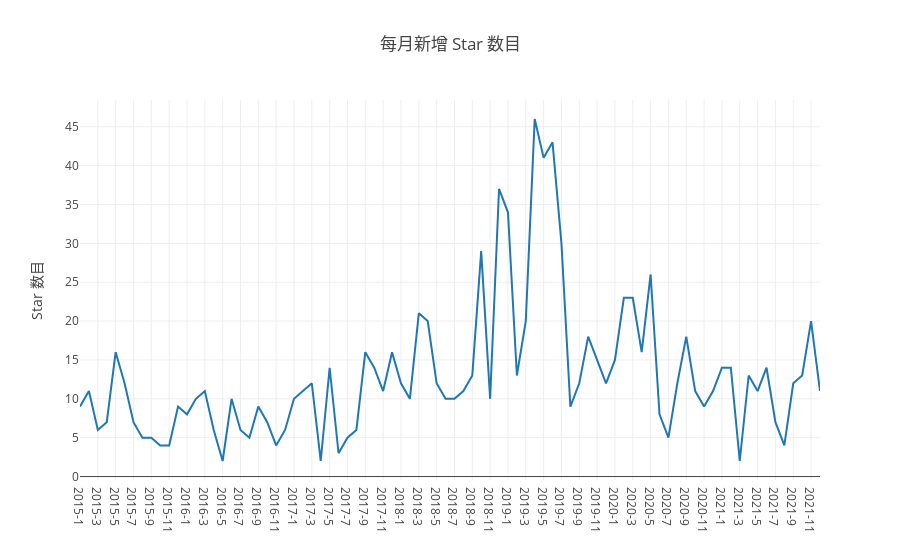

The code cell stored with this chart in its notebook:
### Code cell
// 1.1 每月新增 Star 数
query(
    `
    select time, stars
    from 
    (select max(repo_stargazers_count)-min(repo_stargazers_count) as stars ,
    concat(toString(toYear(created_at)),'-',toString(toMonth(created_at))) as time
    from github_log.events
    where repo_id=${my_repo_id} and type in ('PullRequestEvent', 'PullRequestReviewCommentEvent') 
    and toYear(created_at) >=${startYear} and toYear(created_at) <= ${endYear}
    group by toYear(created_at),toMonth(created_at)
    order by toYear(created_at),toMonth(created_at))
    `
    ).then(data => {
    var stars = [], time = [], table = [];
        data.forEach(d=>{
        table.push({'时间':d.time, '新增 Star 数':parseInt(d.stars)});
            stars.push(d.stars);
            time.push(d.time)
        })
    console.table(table);
    openDigger.render.plotly([
        {x: time, y: stars, mode:'scatter', name:'Star'}, 
    ], {
        title: '每月新增 Star 数目',
        yaxis: { title: 'Star 数目'},
        xaxis: {type: 'category'}
    });
});

### Figure 1 — Plotly figure (JSON) as saved in the notebook; plotly's stock layout.template omitted (floating-point values rounded to 4 significant figures)
{"data": [{"mode": "scatter", "name": "Star", "x": ["2015-1", "2015-2", "2015-3", "2015-4", "2015-5", "2015-6", "2015-7", "2015-8", "2015-9", "2015-10", "2015-11", "2015-12", "2016-1", "2016-2", "2016-3", "2016-4", "2016-5", "2016-6", "2016-7", "2016-8", "2016-9", "2016-10", "2016-11", "2016-12", "2017-1", "2017-2", "2017-3", "2017-4", "2017-5", "2017-6", "2017-7", "2017-8", "2017-9", "2017-10", "2017-11", "2017-12", "2018-1", "2018-2", "2018-3", "2018-4", "2018-5", "2018-6", "2018-7", "2018-8", "2018-9", "2018-10", "2018-11", "2018-12", "2019-1", "2019-2", "2019-3", "2019-4", "2019-5", "2019-6", "2019-7", "2019-8", "2019-9", "2019-10", "2019-11", "2019-12", "2020-1", "2020-2", "2020-3", "2020-4", "2020-5", "2020-6", "2020-7", "2020-8", "2020-9", "2020-10", "2020-11", "2020-12", "2021-1", "2021-2", "2021-3", "2021-4", "2021-5", "2021-6", "2021-7", "2021-8", "2021-9", "2021-10", "2021-11", "2021-12"], "y": ["9", "11", "6", "7", "16", "12", "7", "5", "5", "4", "4", "9", "8", "10", "11", "6", "2", "10", "6", "5", "9", "7", "4", "6", "10", "11", "12", "2", "14", "3", "5", "6", "16", "14", "11", "16", "12", "10", "21", "20", "12", "10", "10", "11", "13", "29", "10", "37", "34", "13", "20", "46", "41", "43", "30", "9", "12", "18", "15", "12", "15", "23", "23", "16", "26", "8", "5", "12", "18", "11", "9", "11", "14", "14", "2", "13", "11", "14", "7", "4", "12", "13", "20", "11"]}], "layout": {"autosize": true, "title": {"text": "每月新增 Star 数目"}, "xaxis": {"autorange": true, "range": [0, 83], "type": "category"}, "yaxis": {"autorange": true, "range": [-0.4444, 48.44], "title": {"text": "Star 数目"}, "type": "linear"}}}
